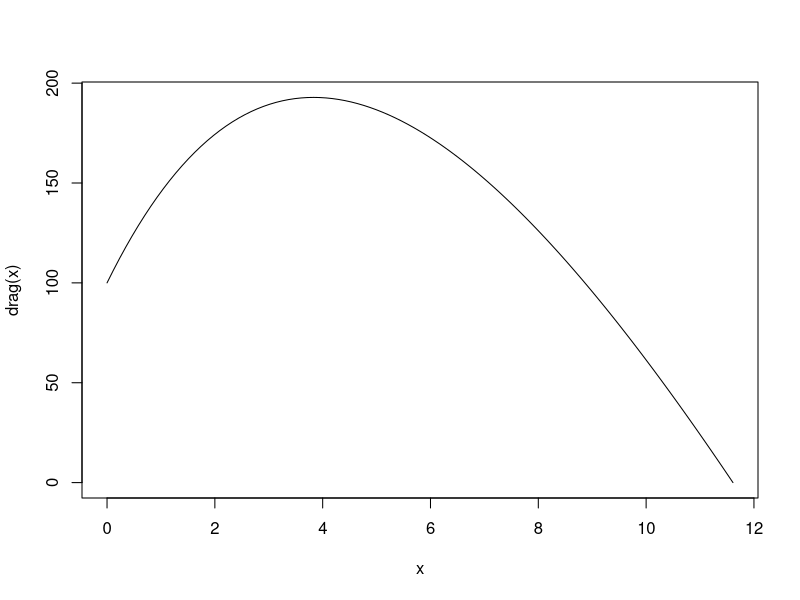
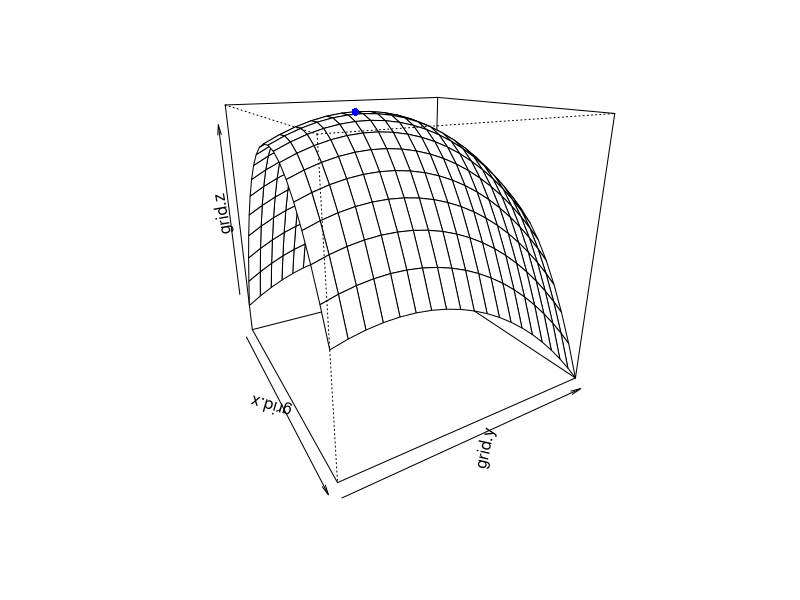

Here is the R script that generated these plots, in order: (Note: this script raises an error after producing the figures.)
## ---- chunk 1
drag <- function(t) {
  g = 9.81 
  z0 = 100 
  v0 = 55
  m = 80
  c = 15
  return(abs(z0 + (((m/c)*(v0 + ((m*g)/c))*(1 - exp(-((c/m)*t))))) - (((m*g)/c)*t)))
}
curve(drag, from = 0, to = 11.61085)
## ---- chunk 2
drag <- function(z0, m, c, v0, g, t) {
  return(abs(z0 + (((m/c)*(v0 + ((m*g)/c))*(1 - exp(-((c/m)*t))))) - (((m*g)/c)*t)))
}
min <- optimize(drag, c(0,12),g = 9.81, z0 = 100, v0 = 55, m = 80, c = 15)
min$minimum
## ---- chunk 3
drag <- function(z0, m, c, v0, g, t) {
  return(-(z0 + (((m/c)*(v0 + ((m*g)/c))*(1 - exp(-((c/m)*t))))) - (((m*g)/c)*t)))
}
max <- optimize(drag, c(0,12),g = 9.81, z0 = 100, v0 = 55, m = 80, c = 15)
-max$objective
## ---- chunk 4
drag <- function(z0, m, c, v0, g, t) {
  return(-(z0 + (((m/c)*(v0 + ((m*g)/c))*(1 - exp(-((c/m)*t))))) - (((m*g)/c)*t)))
}
max <- optimize(drag, c(0,12),g = 9.81, z0 = 100, v0 = 55, m = 80, c = 15)
max$minimum
## ---- chunk 5
# The gradient descent function
gradient.descent = function(par, gr, gamma=.1, epsilon=.01, n=1500, verbose=FALSE, ...) {
  for (i in seq_len(n)) {
    gradient = gr(..., par)
    par = par - gamma * gradient
    gradient.size = sum(abs(gradient))
    if (verbose) {
      cat(sep="", "i=", i, ", par=c(", paste(signif(par, 4), collapse=","),
          "), gradient=c(", paste(signif(gradient, 4), collapse=","),
          "), size=", signif(gradient.size, 4), "\n")
    }
    if (gradient.size < epsilon) {
      break
    }
  }
  return(par)
}

# Function of interest - trying to maximize
poll.conc <- function(x, y) {
  return((7.9 + (0.13*x) + (0.21*y) - (0.05*(x^2)) - (0.016*(y^2)) - (0.007*x*y)))
}

# Derivative of the function with respect to x and y - made it negative so that way it becomes a valley rather than a mound
gradient.f.using.par = function(par) { # Define gradient(z) = (df.dx, df.dy).
  x = par[1]
  y = par[2]
  df.dx = -(0.13 - 0.05*2*x - 0.007*y)
  df.dy = -(0.21 - 0.016*y*2 - 0.007*x)
  return(c(df.dx, df.dy))
}

# Getting the plot set up
grid.n <- 20
limit.x <- 10
limit.y <- 20
grid.x <- seq(-limit.x, limit.x, length.out = grid.n)
grid.y <- seq(0, limit.y, length.out = grid.n)
grid.z <- outer(grid.x, grid.y, poll.conc)

# Implementing the gradient descent fucntion from a starting point of x = 0, y = 0
x.y <- gradient.descent(par = c(0,0), gr=gradient.f.using.par, verbose = FALSE)

# Results from the gradient descent function get saved in the x.y vector. Evaluated to form Z and then plotted
z <- poll.conc(x = x.y[1], y = x.y[2])
persp.out <- persp(grid.x, grid.y, grid.z, theta = 60, phi = 20)
points(trans3d(x=x.y[1], y=x.y[2], z=z, pmat=persp.out), col="blue", pch=16)

# Starting to use optim - need to change function to make it evaluate the given paramaters
poll.conc.optim <- function(x) {
 x = x[1]
 y = x[2]
 return((7.9 + (0.13*x) + (0.21*y) - (0.05*(x^2)) - (0.016*(y^2)) - (0.007*x*y)))
}

optim(par = c(.88, 6), fn = poll.conc, gr = gradient.f.using.par, method = "Nelder-Mead")
## ---- chunk 6
gradient.f = function(x,y) { # Define gradient(z) = (df.dx, df.dy).
  df.dx = -(0.13 - 0.05*2*x - 0.007*y)
  df.dy = -(0.21 - 0.016*y*2 - 0.007*x)
  return(c(df.dx, df.dy))
}

persp.out <- persp(grid.x, grid.y, grid.z, theta = 15, phi = 90)
x = 0 # Starting x
y = 0   # Starting y
old.x = x
old.y = y
n = 60
gamma = .5 # Step size parameter. (Or, better: vary gamma with a line search.)

for(i in seq_len(n)) {
  g = gradient.f(x, y)
  x = x - gamma * g[1]
  y = y - gamma * g[2]
  if (TRUE) { # This block is not part of the algorithm. It just draws.
    z = poll.conc(x, y)
    points(trans3d(x=x, y=y, z=0, pmat=persp.out), col="blue", pch=16)
    points(trans3d(x=x, y=y, z=z, pmat=persp.out), col="red", pch=16)
    lines(trans3d(x=c(x, x), y=c(y, y), z=c(0, z), pmat=persp.out), col="red")
    lines(trans3d(x=c(old.x, x), y=c(old.y, y), z=c(0, 0), pmat=persp.out),
          col="green")
    old.x = x
    old.y = y
    scan(what=character(), n=1, quiet=TRUE) # Require "Enter" to move.
  }
}
